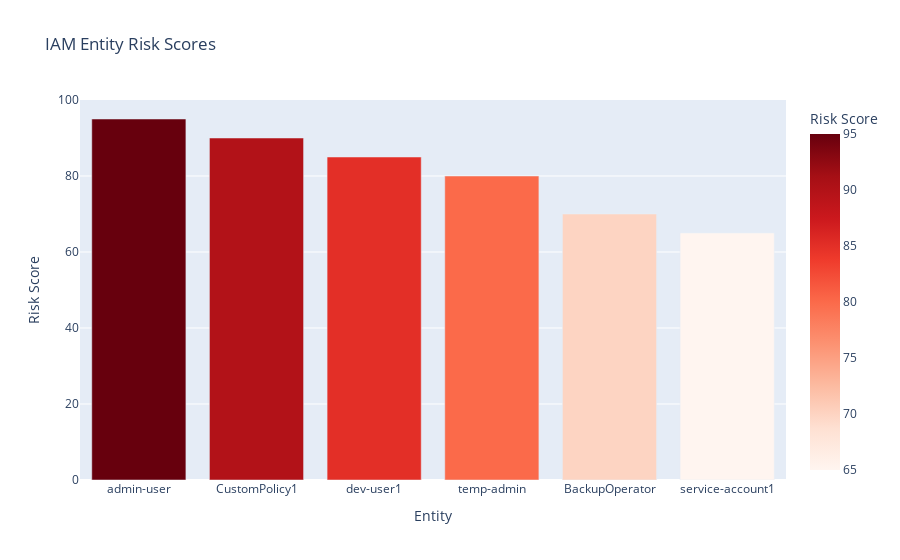
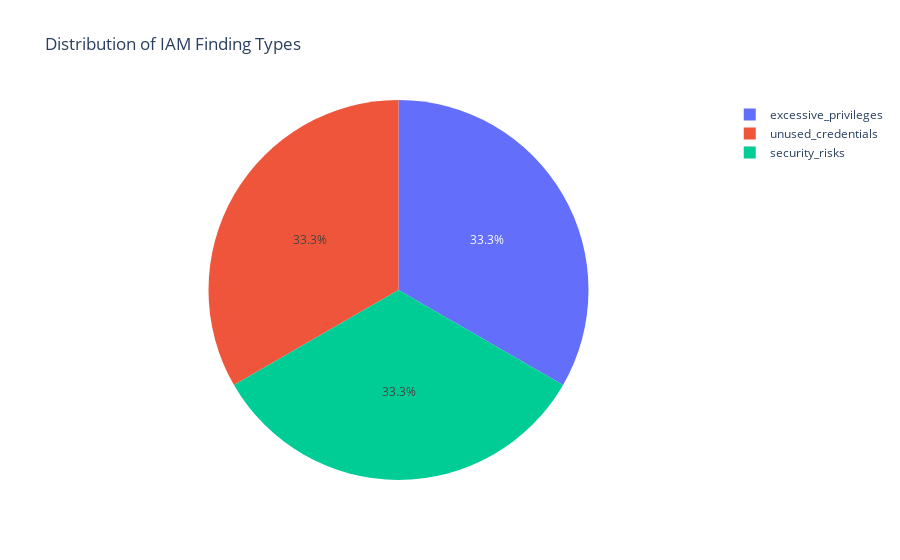

Source (notebook cell) for these figures, in order:
### Markdown cell above
## 2. IAM Risk Analysis
Let's analyze the IAM security findings and risk scores.

### Code cell
# Create risk score DataFrame
risk_df = pd.DataFrame.from_dict(iam_report['risk_scores'], orient='index', columns=['risk_score'])
risk_df = risk_df.sort_values('risk_score', ascending=False)

print("Top High-Risk IAM Entities:")
display(risk_df.head())

# Plot risk distribution
fig = px.bar(
    risk_df.reset_index(),
    x='index',
    y='risk_score',
    title='IAM Entity Risk Scores',
    labels={'index': 'Entity', 'risk_score': 'Risk Score'},
    color='risk_score',
    color_continuous_scale='reds'
)
fig.show()

# Analyze findings by type
findings_data = []
for finding_type, items in iam_report['findings'].items():
    for item in items:
        findings_data.append({
            'finding_type': finding_type,
            'entity_name': item.get('entity_name', 'unknown'),
            'risk_level': item.get('risk_level', 'MEDIUM')
        })

findings_df = pd.DataFrame(findings_data)

# Create pie chart of finding types
fig = px.pie(
    findings_df,
    names='finding_type',
    title='Distribution of IAM Finding Types'
)
fig.show()

### Figure 1 — Plotly figure (JSON) as saved in the notebook; plotly's stock layout.template omitted (floating-point values rounded to 4 significant figures)
{"data": [{"hovertemplate": "Entity=%{x}<br>Risk Score=%{marker.color}<extra></extra>", "legendgroup": "", "marker": {"color": [95.0, 90.0, 85.0, 80.0, 70.0, 65.0], "coloraxis": "coloraxis", "pattern": {"shape": ""}}, "name": "", "orientation": "v", "showlegend": false, "textposition": "auto", "type": "bar", "x": ["admin-user", "CustomPolicy1", "dev-user1", "temp-admin", "BackupOperator", "service-account1"], "xaxis": "x", "y": [95.0, 90.0, 85.0, 80.0, 70.0, 65.0], "yaxis": "y"}], "layout": {"barmode": "relative", "coloraxis": {"colorbar": {"title": {"text": "Risk Score"}}, "colorscale": [[0, "rgb(255,245,240)"], [0.125, "rgb(254,224,210)"], [0.25, "rgb(252,187,161)"], [0.375, "rgb(252,146,114)"], [0.5, "rgb(251,106,74)"], [0.625, "rgb(239,59,44)"], [0.75, "rgb(203,24,29)"], [0.875, "rgb(165,15,21)"], [1, "rgb(103,0,13)"]]}, "legend": {"tracegroupgap": 0}, "title": {"text": "IAM Entity Risk Scores"}, "xaxis": {"anchor": "y", "domain": [0, 1], "title": {"text": "Entity"}}, "yaxis": {"anchor": "x", "domain": [0, 1], "title": {"text": "Risk Score"}}}}

### Figure 2 — Plotly figure (JSON) as saved in the notebook; plotly's stock layout.template omitted (floating-point values rounded to 4 significant figures)
{"data": [{"domain": {"x": [0, 1], "y": [0, 1]}, "hovertemplate": "finding_type=%{label}<extra></extra>", "labels": ["excessive_privileges", "excessive_privileges", "unused_credentials", "unused_credentials", "security_risks", "security_risks"], "legendgroup": "", "name": "", "showlegend": true, "type": "pie"}], "layout": {"legend": {"tracegroupgap": 0}, "title": {"text": "Distribution of IAM Finding Types"}}}
